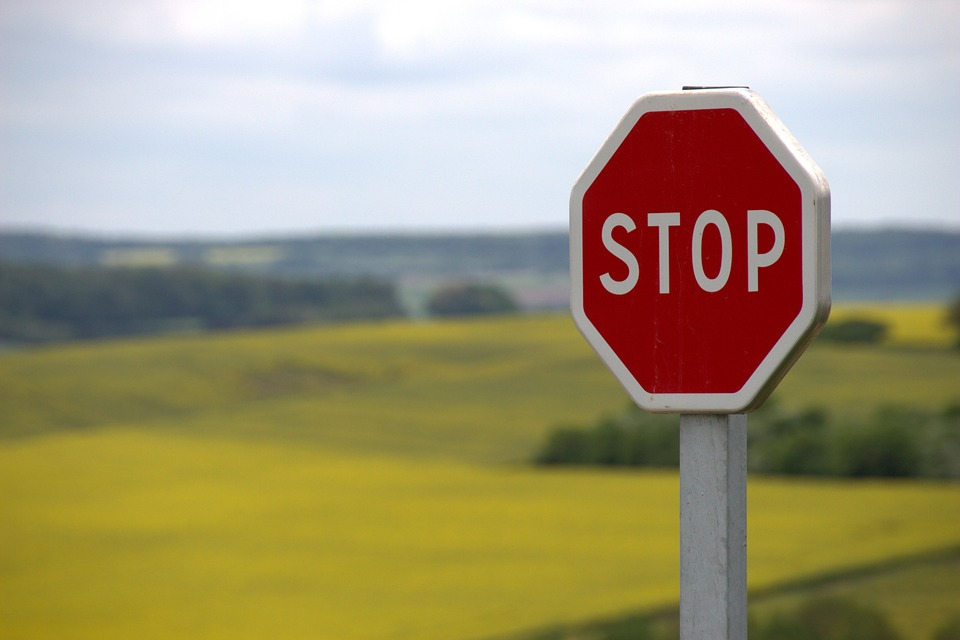
//> input picture app/lab09/data/cvImage.jpg, 960 x 640 px
$ ./text_detection   (built with g++ and OpenCV 4)
//> lines starting //> are read from the running program, lines starting //| are printed output that depends on the picture
#include <iostream>
#include <vector>
#include <iomanip>
#include "opencv2/highgui.hpp"
#include "opencv2/objdetect/objdetect.hpp"
#include "opencv2/videoio.hpp"
#include "opencv2/imgproc.hpp"
#include "opencv2/text.hpp"
#include "opencv2/text/erfilter.hpp"

using namespace std;
using namespace cv;

int main()
{
	//Read Image & Classifier
	Mat src = imread("../data/cvImage.jpg");
//> src is the input picture: 640 rows x 960 cols, CV_8UC3; mean B, G, R 118.9, 151.2, 161

	vector<Mat> channels;

	String text_classifier_name1 = "../data/trained_classifierNM1.xml";
	String text_classifier_name2 = "../data/trained_classifierNM2.xml";
	String erGrouping = "../data/trained_classifier_erGrouping.xml";


	//compute channel
	cv::text::computeNMChannels(src, channels);
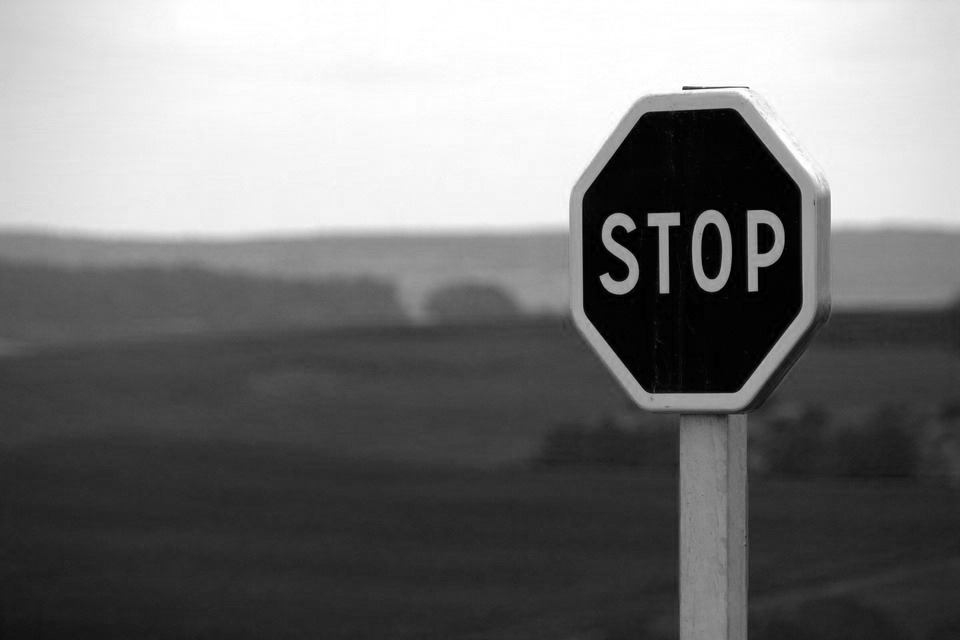
//> channels[0]: 640 rows x 960 cols, CV_8UC1; min 0, max 255, mean 118.9
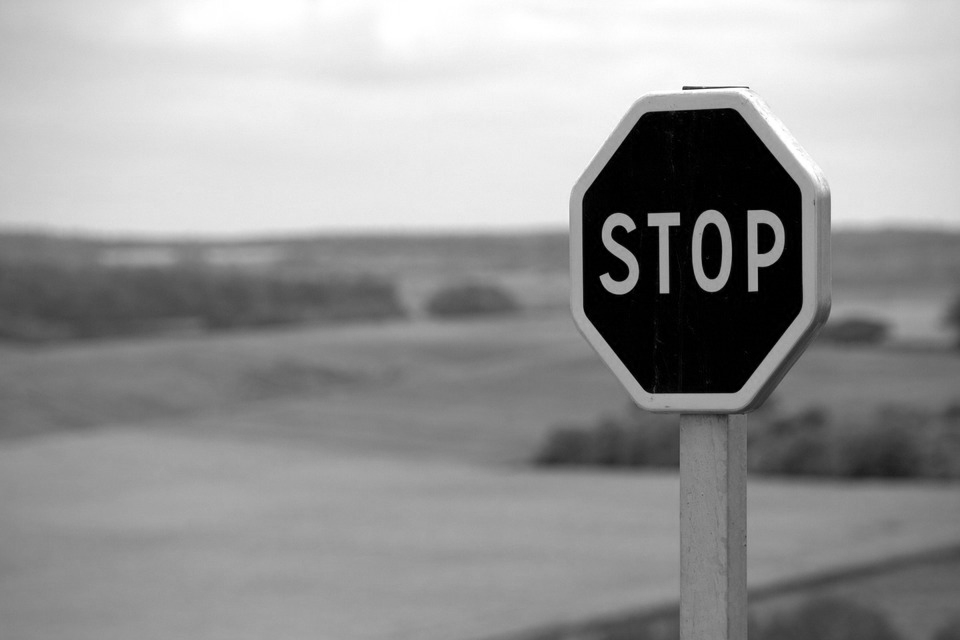
//> channels[1]: 640 rows x 960 cols, CV_8UC1; min 0, max 255, mean 151.2
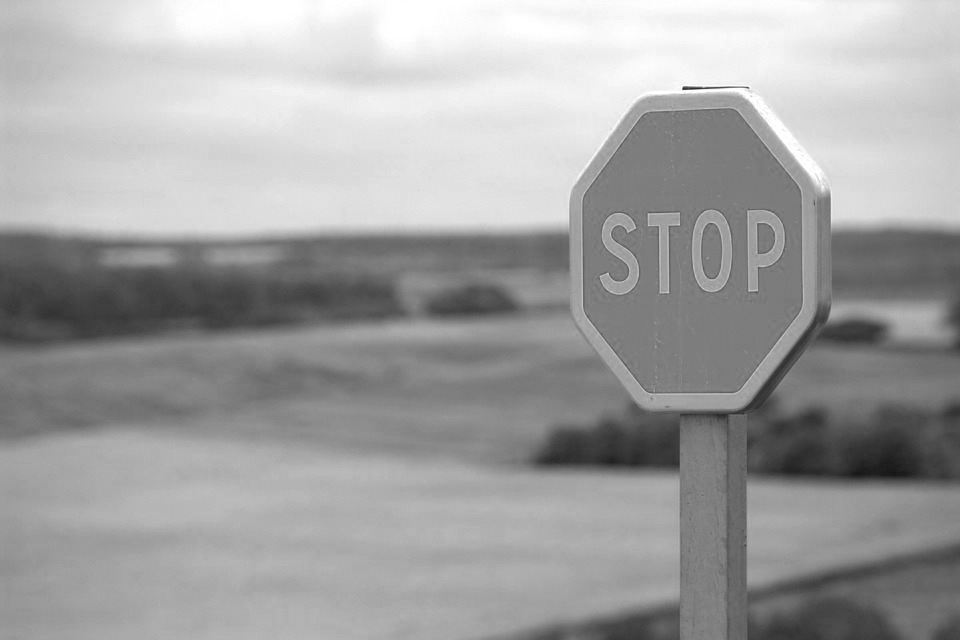
//> channels[2]: 640 rows x 960 cols, CV_8UC1; min 19, max 255, mean 161
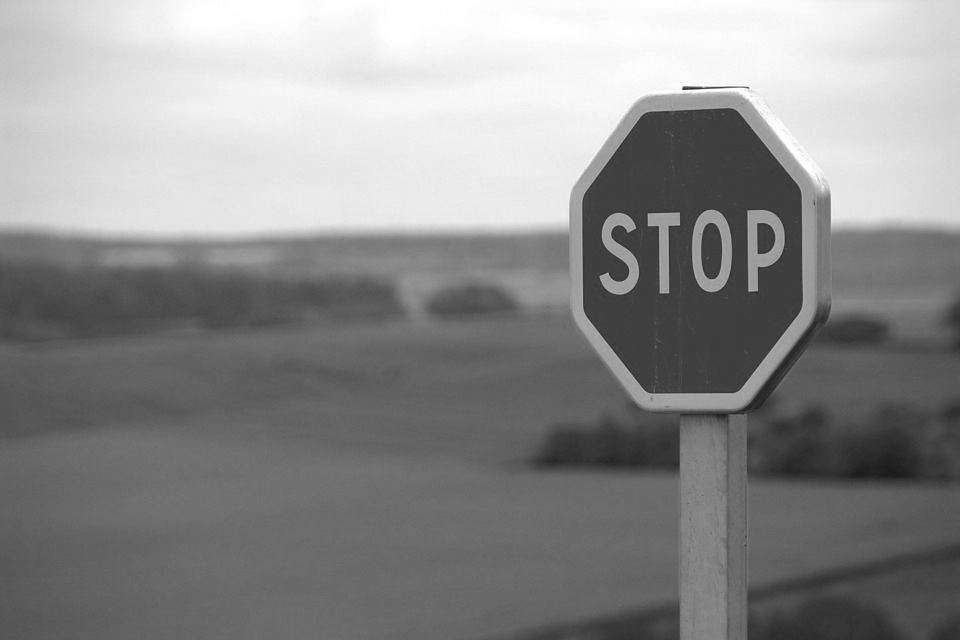
//> channels[3]: 640 rows x 960 cols, CV_8UC1; min 25, max 255, mean 140.2
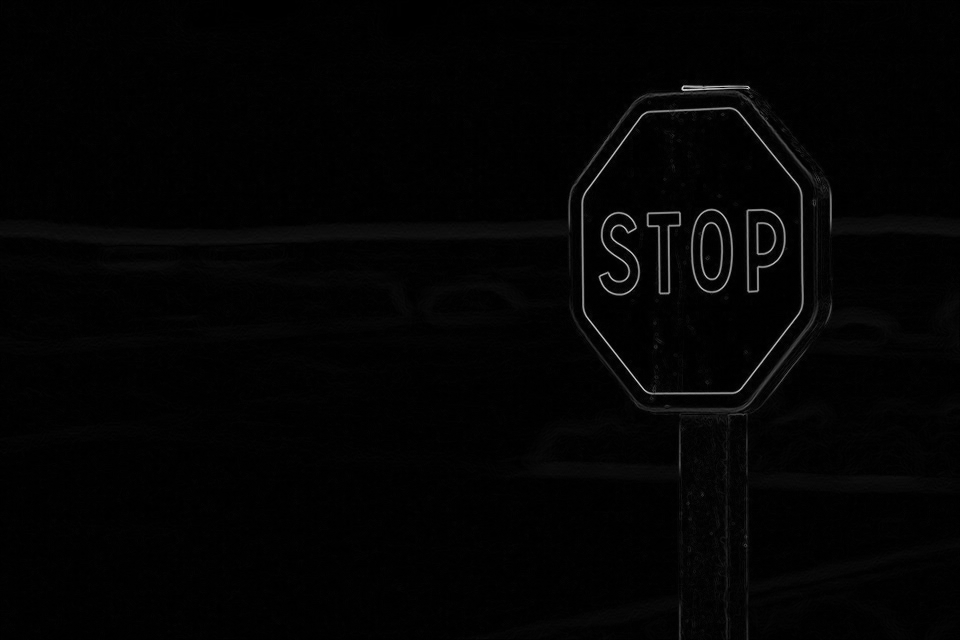
//> channels[4]: 640 rows x 960 cols, CV_8UC1; min 0, max 211, mean 3.4
	for (int i = 0; i < 4; ++i)
	{
		channels.push_back(255 - channels[i]);
	}

	// [6 lines of commented-out code are left out]
	Ptr<text::ERFilter> er_filter1 = text::createERFilterNM1(cv::text::loadClassifierNM1(text_classifier_name1), 16, 0.00015f, 0.13f, 0.2f, true, 0.1f);
	Ptr<text::ERFilter> er_filter2 = text::createERFilterNM2(cv::text::loadClassifierNM2(text_classifier_name2), 0.5);

	vector<vector<cv::text::ERStat> > regions(channels.size());
//> regions = 9 items

	for (int i = 0; i < (int)channels.size(); i++)
	{
		er_filter1->run(channels[i], regions[i]);
		er_filter2->run(channels[i], regions[i]);
	}
//> this loop made 9 passes

	for (int i = 0; i < (int)channels.size(); i++)
	{
		Mat dst = Mat::zeros(channels[0].rows + 2, channels[0].cols + 2, CV_8UC1);
		for (int j = 0; j < (int)regions[i].size(); j++)
		{
			cv::text::ERStat er = regions[i][j];
			if (er.parent != NULL)
			{
				int newmaskvalue = 255;
				int flags = 4 + (newmaskvalue << 8) + FLOODFILL_FIXED_RANGE + FLOODFILL_MASK_ONLY;
				floodFill(channels[i], dst, Point(er.pixel % channels[i].cols, er.pixel / channels[i].cols), Scalar(255), 0, Scalar(er.level), Scalar(0), flags);
			}
		}
		//stringstream ss;
		//ss << "Regions/Channel: " << i;
		//imshow(ss.str(), dst);
	}

	vector<Rect> groups;
	vector< vector<Vec2i> > region_groups;
//> (the run ends here: the program stops with an error, at `cv::text::erGrouping(src, channels, regions, region_groups, groups, cv..`)
